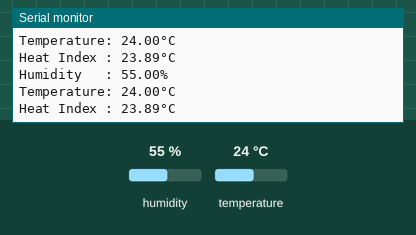
Simulated run of this sketch. Board: Arduino Uno, built with avr-gcc and run on an emulated ATmega328P. Shown: the last lines printed to the serial monitor. The inputs (shaded band) are chosen by the test bench; at power-on: humidity 55 %, temperature 24 °C.

Above: at 2.8 s.
2.9 s: humidity set to 22 %
At 4.44 s:
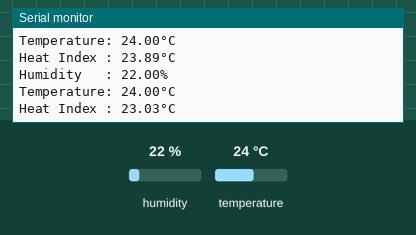
5.6 s: temperature set to 12 °C
At 6.48 s:
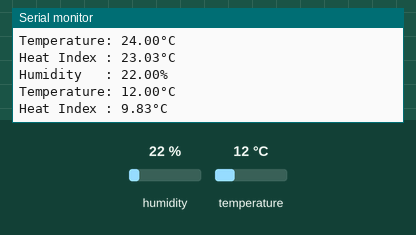
8.3 s: humidity set to 40 %
At 10.55 s:
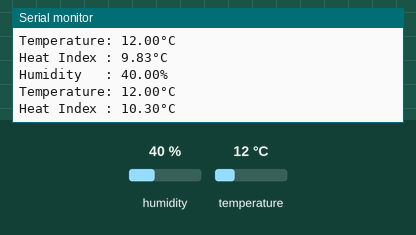
Timing chart, 0 to 12.1 s (numbered marks = the images above; inputs shaded):
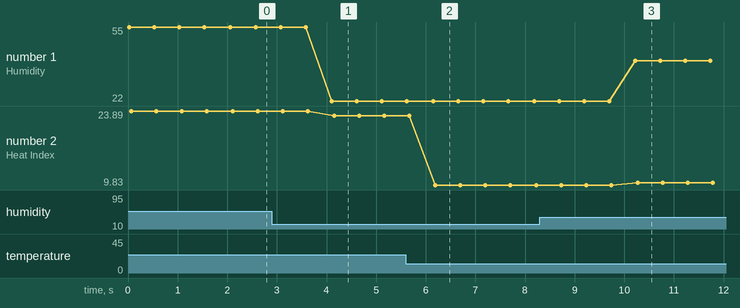

Measured:
- after the input at 2.9 s, the serial monitor: prints a new line after 1.2 s (image 1)
- after the input at 5.6 s, the serial monitor: prints a new line after 0.57 s (image 2)
- after the input at 8.3 s, the serial monitor: prints a new line after 1.9 s (image 3)
- plotted number 1: 55 → 22 after the input at 2.9 s, 22 → 40 after the input at 8.3 s
- plotted number 2: 23.89 → 23.03 after the input at 2.9 s, 23.03 → 9.83 after the input at 5.6 s, 9.83 → 10.3 after the input at 8.3 s

The sketch:

dht_test.ino
```cpp
#include <DHT.h>    //temp & humid

#define dhtpin      4
#define DHTTYPE DHT11

DHT dht(dhtpin, DHTTYPE);

void setup() {
  // put your setup code here, to run once:
  Serial.begin(9600);

  dht.begin();
}

void loop() {
  // put your main code here, to run repeatedly:
  // temp & humid //readcan take 250ms -  2s
  float h = dht.readHumidity();
  float t = dht.readTemperature();
  float f = dht.readTemperature(true);

  if (isnan(h) || isnan(t) || isnan(f)) { //if read fail then exit
    Serial.println(F("Failed to read from DHT sensor!"));
    return;
  }

  float hic = dht.computeHeatIndex(t, h, false); //false->notFarhrenheit = Celcius

  Serial.println("Humidity   : " + (String)h + "%");
  Serial.println("Temperature: " + (String)t + "°C");
  Serial.println("Heat Index : " + (String)hic + "°C \n");
  delay(500);

  //Serial.println("Humidity: %d %", h);  //%d is double
  /*Serial.println(F("Humidity: ")); Serial.println(h); //defaultcode
  Serial.println(F("Temperature: ")); Serial.println(t);*/
}
```
